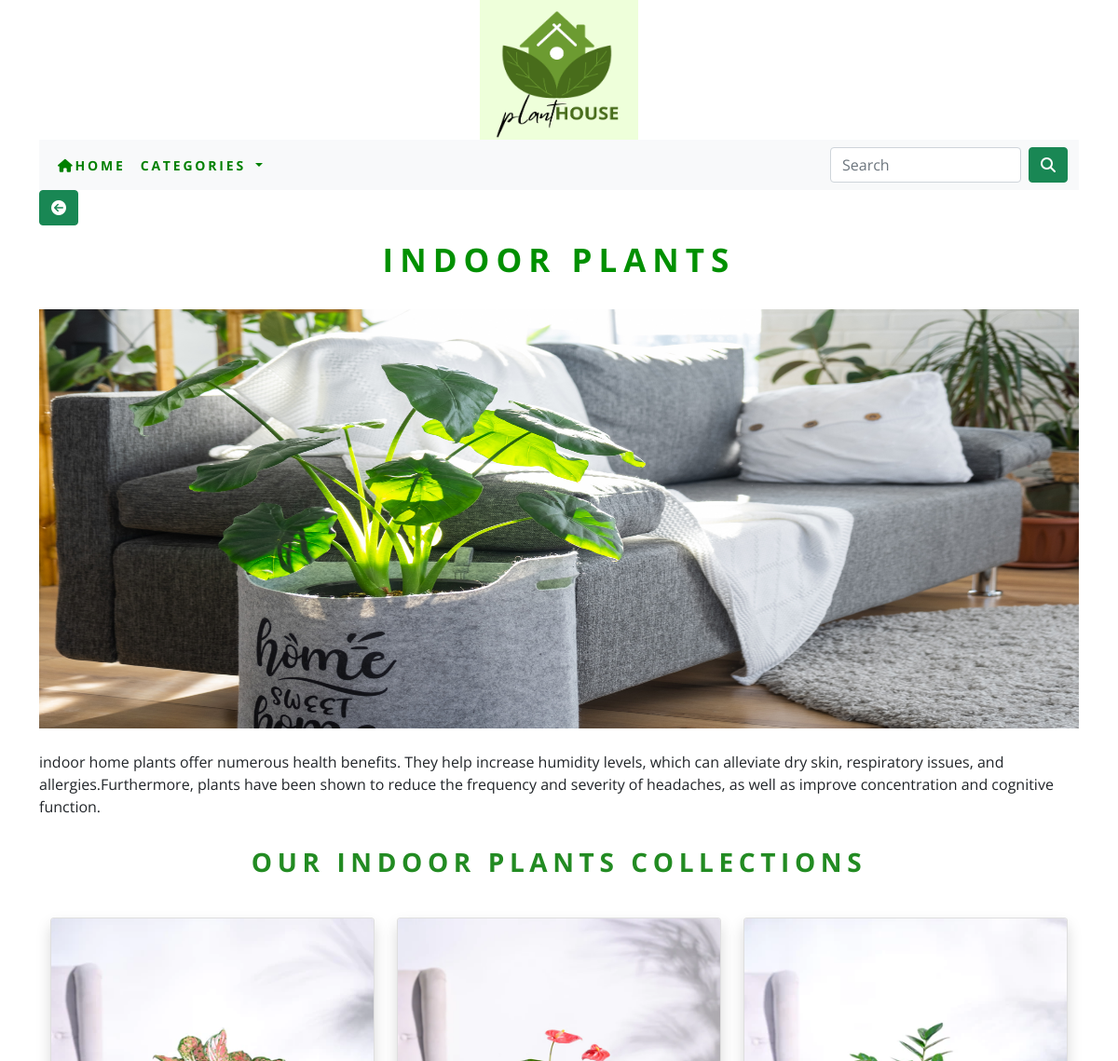
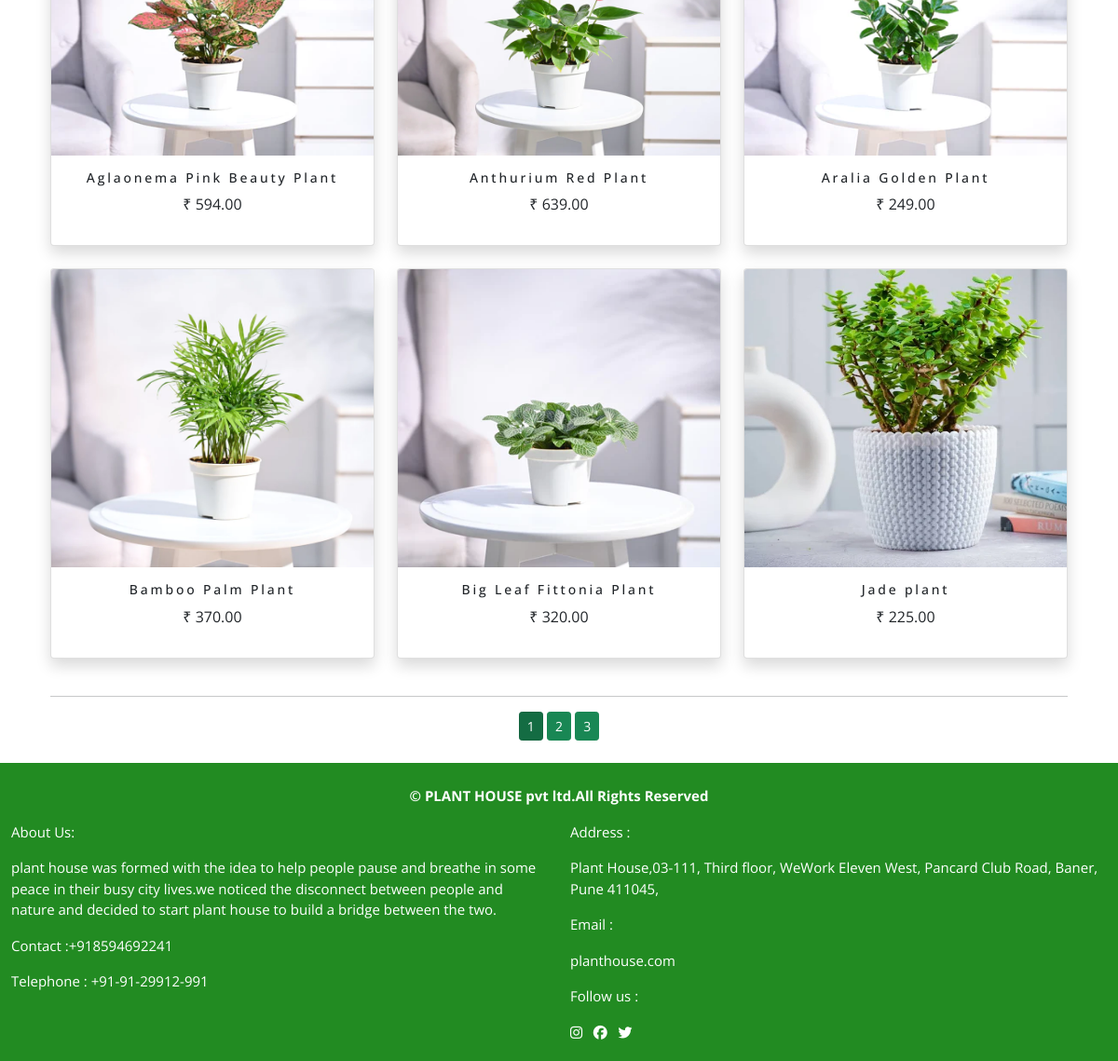
/shop/indoor/, run on the app's committed database (2 pictures, top to bottom).
### shop/models.py (models this page shows, shortened)
class Category(models.Model):
    name=models.CharField(max_length=250,unique=True)
    slug=models.SlugField(max_length=250,unique=True)
    description=models.TextField(blank=True)
    image=models.ImageField(upload_to='category',blank=True)
    class Meta:
        ordering=('name',)
        verbose_name='category'
        verbose_name_plural='categories'
    def get_url(self):
        return reverse('shop:products_by_category',args=[self.slug])

class Product(models.Model):
    name=models.CharField(max_length=250,unique=True)
    slug=models.SlugField(max_length=250,unique=True)
    description=models.TextField(blank=True)
    price=models.DecimalField(max_digits=10,decimal_places=2)
    category=models.ForeignKey(Category,on_delete=models.CASCADE)
    image=models.ImageField(upload_to='product',blank=True)
    stock=models.IntegerField()
    available=models.BooleanField(default=True)
    created=models.DateTimeField(auto_now_add=True)
    updated=models.DateTimeField(auto_now_add=True)
    def get_url(self):
        return reverse('shop:proCatdetail',args=[self.category.slug,self.slug])
    class Meta:
        ordering=('name',)
        verbose_name='product'
        verbose_name_plural='products'

### shop/views.py (the view)
# urls.py: path('',views.allProdCat,name='allProdCat'),
def allProdCat(request,c_slug=None):
    c_page=None
    product_list=None
    if c_slug!=None:
        c_page=get_object_or_404(Category,slug=c_slug)
        product_list=Product.objects.all().filter(category=c_page,available=True)
    else:
        product_list = Product.objects.all().filter(available=True)
    paginator=Paginator(product_list,6)
    try:
        page=int(request.GET.get('page','1'))
    except:
        page=1
    try:
        products=paginator.page(page)
    except (EmptyPage,InvalidPage):
        products=paginator.page(paginator.num_pages)
    return render(request,"category.html",{'category':c_page,'products':products})

### cart/context_processors.py (called while the page is built)
def counter(request):
    item_count=0
    if 'admin' in request.path:
        return {}
    else:
        try:
            cart=Cart.objects.filter(cart_id=cart_id(request))
            car_items=CartItem.objects.all().filter(cart=cart[:1])
            for cart_item in car_items:
                item_count += cart_item.quantity
        except Cart.DoesNotExist:
            item_count=0
    return dict(item_count=item_count)

### cart/views.py (called while the page is built)
def cart_id(request):
    cart=request.session.session_key
    if not cart:
        cart=request.session.create()
    return cart

### shop/context_processors.py (called while the page is built)
def menu_links(request):
    links=Category.objects.all()
    return dict(links=links)

### template/category.html (shortened to what this page needs)
{% extends 'base.html' %}
{% load static %}
{% block body %}
{% if category %}
<div>
    <div class="row my_row_class">
        <div class="mx_auto">
    <p>
        <a class="btn btn-success" href="{% url 'shop:allProdCat' %}"><i class="fa-solid fa-circle-arrow-left"></i>  </a>
    </p>
</div>
    </div>
</div>
{% endif %}
<div class="mx_auto">
{% if category %}
   <h1 class="text-center my_title">
      <strong>{{category.name}}</strong>
    </h1><br>
<img  src="{{category.image.url}}" alt="{{category.name}}" height="450" width="100%">
</div>
<br>
<div>
    <p class="text-justify">{{category.description}}</p>
</div>
<h1 style="font-size:28px;text-transform:uppercase;letter-spacing:.2em;padding-top:15px;padding-bottom:10px;color:forestgreen;" class="text-center"><strong>OUR {{category.name}} COLLECTIONS</strong></h1>
<BR>
{% endif %}
<div class="container">
    <div class="row mx_auto">
        {% for product in products.object_list %}
        <div class="my_bottom_margin col-9 col-sm-12 col-md-4  xol-lg-4">
            <div class="shadow card text-center" style="min-width:18rem;">
                <a href="{{product.get_url}}" ><img style="height:20rem;" class="card-img-top my_image" src="{{product.image.url}}" alt="{{product.name}}"> </a>
                <div class="card-body">
                    <h4>{{product.name}}</h4>
                    <p>₹ {{product.price}}</p>
                 </div>
            </div><br>
        </div>
        {% endfor %}
    </div>
    <div class="mx_auto">
        {% if products.paginator.num_pages > 1 %}
        <hr>
        <div class="text-center">
            {% for pg in products.paginator.page_range %}
            <a href="?page={{pg}}" class="btn btn-success btn-sm {% if products.number == pg %} active {% endif %}">{{pg}}</a>
            {% endfor %}
        </div>
        {% endif %}
    </div><br>
</div>
{% endblock %}

### static/css/custom.css (style rules this page uses)
body { font-family: 'Lato', sans-serif; font-family: 'Nunito Sans', sans-serif; font-family: 'Open Sans', sans-serif; }
.my_row_class .mx_auto { color:black; font-size:12px; }
.my_image { width:100%; }
.my_title { font-size:35px; text-transform:uppercase; letter-spacing:.2em; color:#009000; }
.my_bottom_margin { margin-bootom:10px; }
.card-body h4 { font-size:14px; text transform:uppercase; letter-spacing:.2em }

### data on the page
Category: name "INDOOR PLANTS", image (picture), description "indoor home plants offer numerous health benefits. They help increase humidity levels, which can alleviate dry skin, respiratory issues, and allergies.Furthermore, plants have been shown to reduce the frequency and severity of headaches, as well as improve concentration and cognitive function."
Product: image (picture), name "Aglaonema Pink Beauty Plant", price "594.00"
Product: image (picture), name "Anthurium Red Plant", price "639.00"
Product: image (picture), name "Aralia Golden Plant", price "249.00"
Product: image (picture), name "Bamboo Palm Plant", price "370.00"
Product: image (picture), name "Big Leaf Fittonia Plant", price "320.00"
Product: image (picture), name "Jade plant", price "225.00"

### other printed values
{{ pg }} "1" "2" "3"
